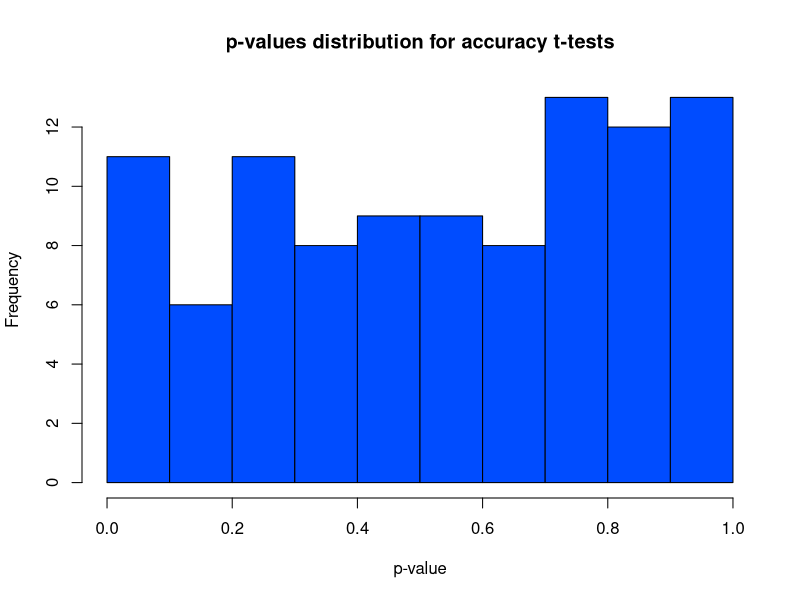
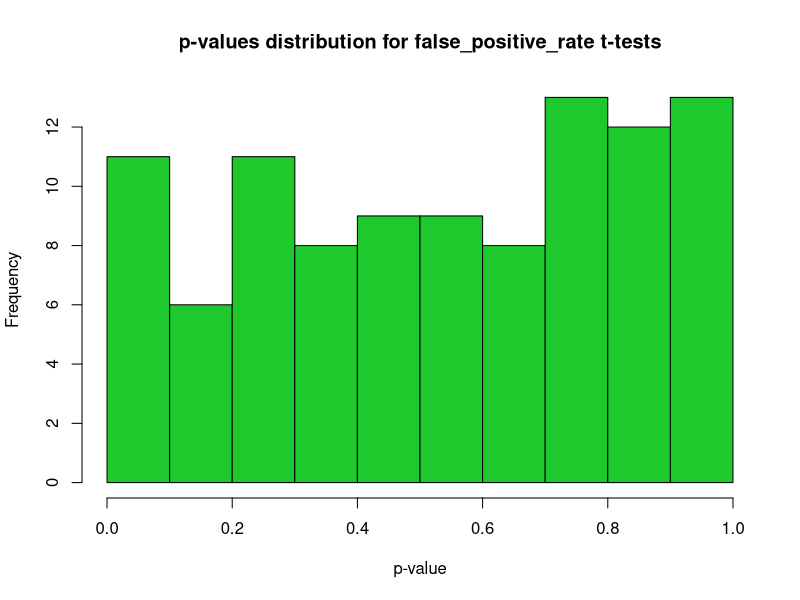
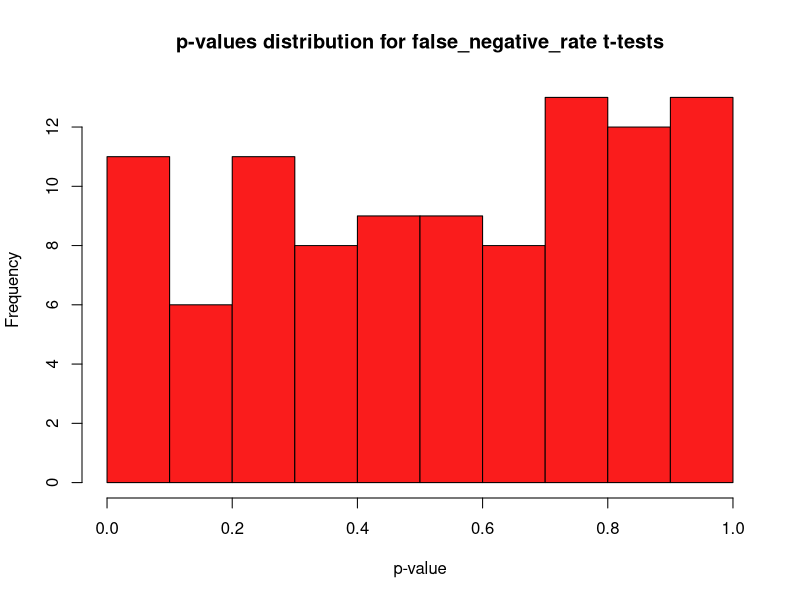

R code for these plots, in order:
# DISCLAIMER: DO NOT USE RSTUDIO. We heavily recommend using VSCode as it is an IDE that can run all of this at once


p_values_accuracy <- numeric(100)
p_values_fpr <- numeric(100)
p_values_fnr <- numeric(100)
m <- 94

for (i in 1:100) {
  # generate data for satellite data using a normal distribution
  satellite_data <- rbinom(m, 1, 0.5)
  
  # generate the data for accuracy
  accuracy <- runif(m, min = 0.54, max = 0.91)
  
  # generate the data for false positive rate
  false_positive <- runif(m, min = 0.02, max = 0.45)
  
  # generate the data for false negative rate
  false_negative <- runif(m, min = 0.01, max = 0.38)
  
  # t-test for accuracy
  result_1 <- t.test(accuracy[satellite_data == 1], accuracy[satellite_data == 0], var.equal = TRUE)
  p_values_accuracy[i] = result_1$p.value
  
  # t-test for false positive rate
  result_2 <- t.test(false_positive[satellite_data == 1], false_positive[satellite_data == 0], var.equal = TRUE)
  p_values_fpr[i] = result_2$p.value
  
  # t-test for false negative rate
  result_3 <- t.test(false_negative[satellite_data == 1], false_negative[satellite_data == 0], var.equal = TRUE)
  p_values_fnr[i] = result_3$p.value
}


#png("p_values_accuracy.png")
hist(p_values_accuracy, main = "p-values distribution for accuracy t-tests", xlab = "p-value", col = "#004cff", breaks = 10)
#dev.off()
#png("p_values_fpr.png")
hist(p_values_accuracy, main = "p-values distribution for false_positive_rate t-tests", xlab = "p-value", col = "#1dc92c", breaks = 10)
#dev.off()
#png("p_values_fnr.png")
hist(p_values_accuracy, main = "p-values distribution for false_negative_rate t-tests", xlab = "p-value", col = "#fa1c1c", breaks = 10)
#dev.off()

